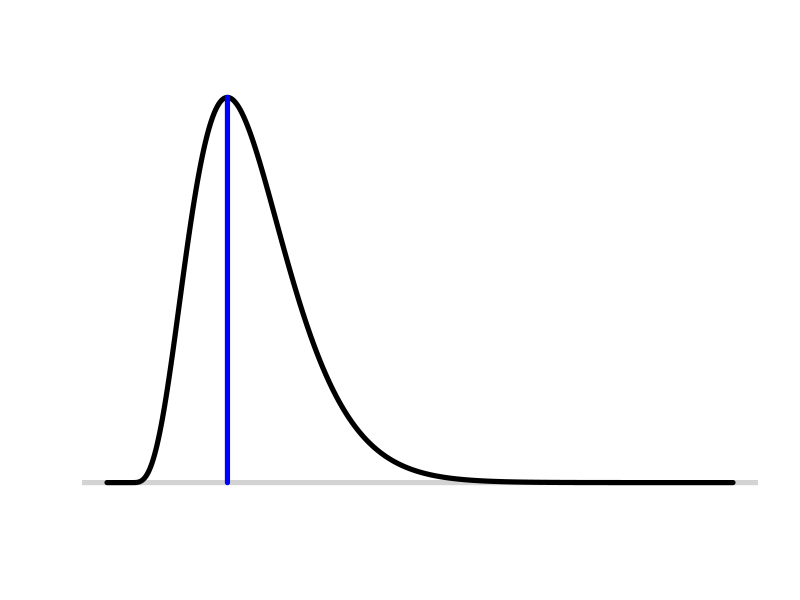
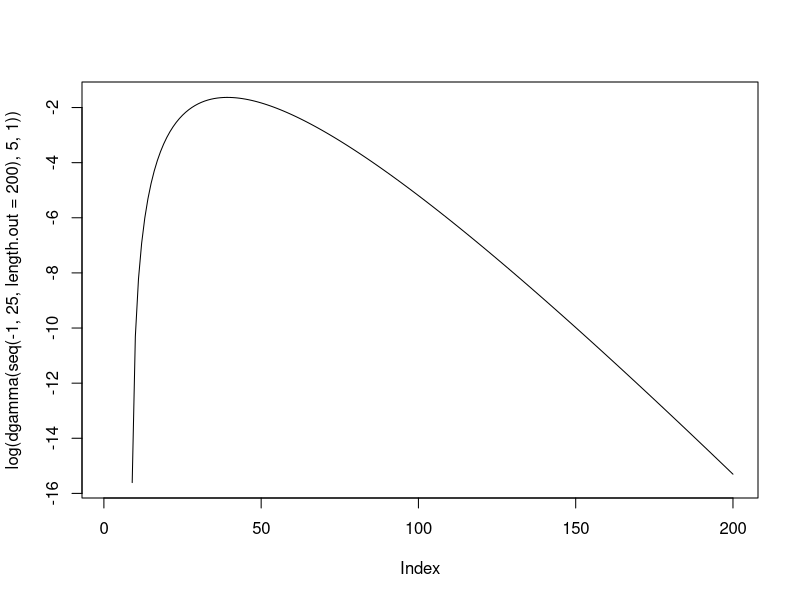
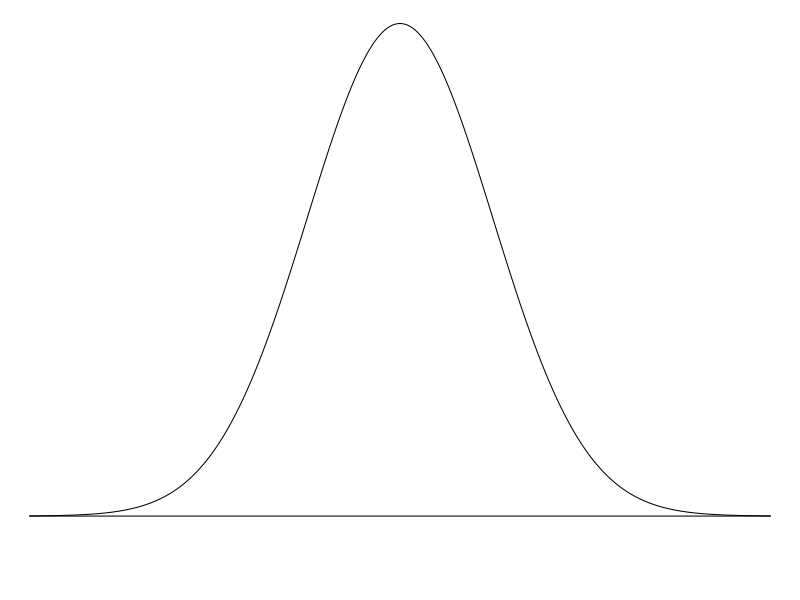

Reproduce these figures in R, in order.
# GMRF
svg(filename = "Gaussian_curve.svg")

par(mar=c(0,0,0,0))
plot(0,0,type="n",xlim=c(-4,4),ylim=c(-0.05,0.4),axes=FALSE)
curve(dnorm(x),-4,4,n=2000,xlab="",ylab="",add=TRUE)
segments(x0=-4,x1=4,y0=0,y1=0)

dev.off()

# Laplace approximation

# Gamma distribution
x <- seq(-1,25, length.out = 500)
y <- dgamma(x, 5,1)
plot(x,y, type = "n",
     axes = FALSE,
     xlab = "", ylab = "")
abline(h = 0, col = "lightgrey", lwd = 5)
lines(x,y, lwd = 5)
segments(x0 = x[which.max(y)],
        x1 = x[which.max(y)],
        y0 = 0,
        y1 = max(y), col = "blue", lwd = 5)

plot(log(dgamma(seq(-1,25, length.out = 200), 5,1)), type = "l")
